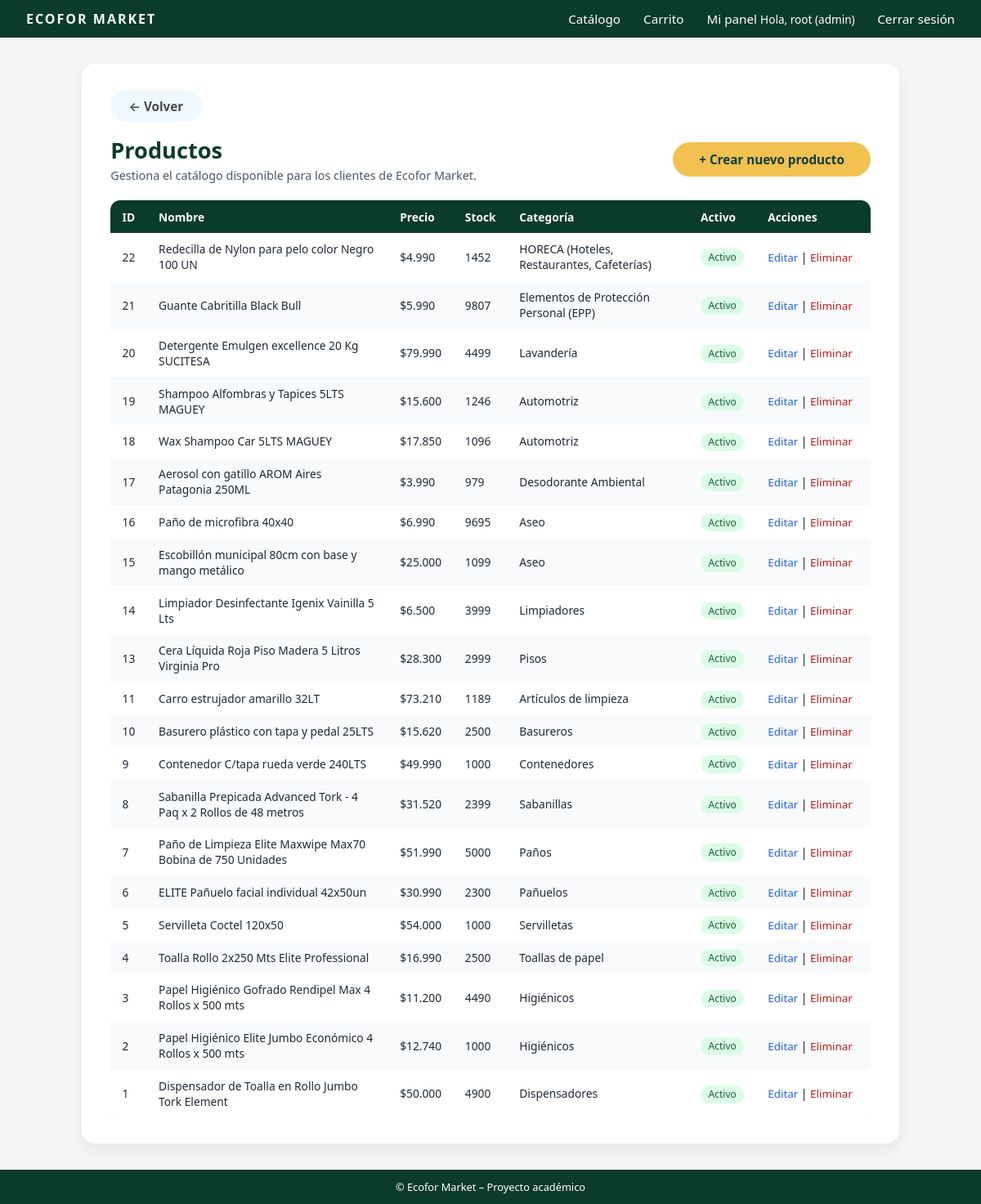
The page /productos/admin-lista/ (signed in) on the database as committed earlier.
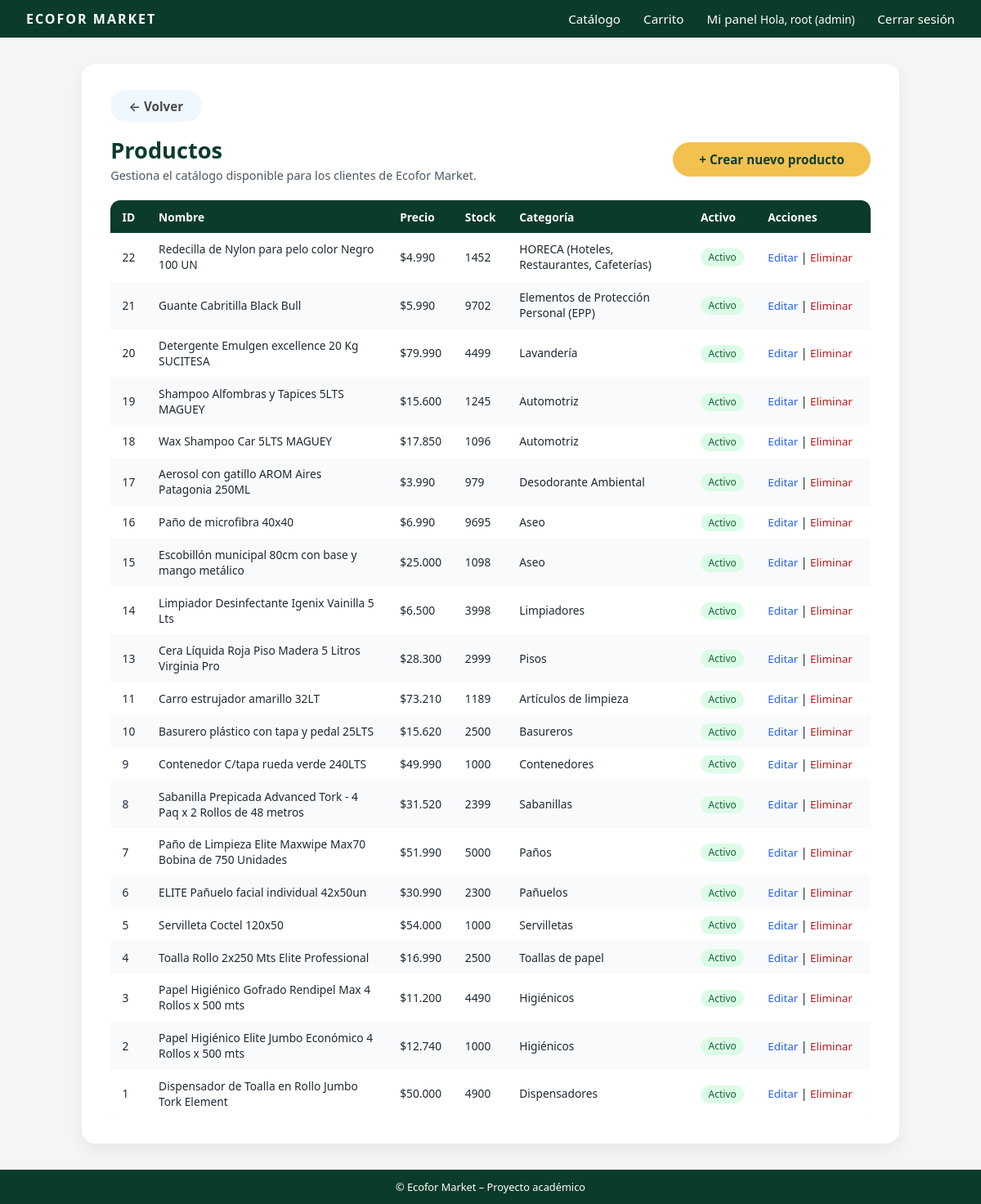
The same page on the database as committed later.
### productos/models.py (models this page shows, shortened)
class Producto(models.Model):
    CATEGORIAS = [
        ("Papelería y Dispensadores", (
            ("higienicos", "Higiénicos"),
            ("toallas_papel", "Toallas de papel"),
            ("servilletas", "Servilletas"),
            ("panuelos", "Pañuelos"),
            ("panos", "Paños"),
            ("sabanillas", "Sabanillas"),
            ("dispensadores", "Dispensadores"),
        )),
        ("Artículos de Aseo", (
            ("contenedores", "Contenedores"),
            ("basureros", "Basureros"),
            ("articulos_limpieza", "Artículos de limpieza"),
            ("aseo", "Aseo"),
        )),
        ("Productos Químicos", (
            ("pisos", "Pisos"),
            ("limpiadores", "Limpiadores"),
            ("desodorante", "Desodorante Ambiental"),
            ("automotriz", "Automotriz"),
            ("lavanderia", "Lavandería"),
        )),
        ("Seguridad y Horeca", (
            ("epp", "Elementos de Protección Personal (EPP)"),
            ("horeca", "HORECA (Hoteles, Restaurantes, Cafeterías)"),
        )),
    ]
    nombre = models.CharField(max_length=100)
    descripcion = models.TextField(blank=True, verbose_name="Descripción")
    precio = models.PositiveIntegerField(verbose_name="Precio")
    stock = models.PositiveIntegerField(default=0)
    categoria = models.CharField(max_length=50, choices=CATEGORIAS, default="limpiadores")
    activo = models.BooleanField(default=True)
    descuento = models.IntegerField(default=0, verbose_name="Descuento (%)")
    imagen = models.ImageField(
        upload_to="productos/",
        blank=True,
        null=True,
        verbose_name="Imagen del producto"
    )
    creado = models.DateTimeField(auto_now_add=True)
    actualizado = models.DateTimeField(auto_now=True)
    class Meta:
        verbose_name = "Producto"
        verbose_name_plural = "Productos"
        ordering = ["-creado"]

### usuarios/decoradores.py (the view)
        def _wrapped_view(request, *args, **kwargs):
            user = request.user
            if not user.is_authenticated:
                return redirect("login")
            if user.is_superuser:
                return view_func(request, *args, **kwargs)
            if user.tipo_cliente not in roles_permitidos:
                raise PermissionDenied
            return view_func(request, *args, **kwargs)

### core/templatetags/formatos.py (called while the page is built)
@register.filter
def clp(value):
    if value is None:
        return "$0"
    try:
        value = int(value)
        return "${:,.0f}".format(value).replace(",", ".")
    except (ValueError, TypeError):
        return "$0"

### productos/views.py (called while the page is built)
@admin_required
def listar_productos(request):
    productos = Producto.objects.all().order_by('-creado')
    return render(request, "productos/listar.html", {"productos": productos})

### usuarios/decoradores.py (called while the page is built)
def rol_requerido(roles_permitidos):
    def decorator(view_func):
        def _wrapped_view(request, *args, **kwargs):
            user = request.user
            if not user.is_authenticated:
                return redirect("login")
            if user.is_superuser:
                return view_func(request, *args, **kwargs)
            if user.tipo_cliente not in roles_permitidos:
                raise PermissionDenied
            return view_func(request, *args, **kwargs)
        return _wrapped_view
    return decorator

### productos/templates/productos/listar.html (shortened to what this page needs)
{% extends 'core/base.html' %}
{% load formatos %}
{% block content %}
<div class="admin-page-container">
  <div class="admin-card">
    <a href="{% url 'dashboard' %}" class="btn btn-secondary"
      style="
            display: inline-flex;
            align-items: center;
            gap: 6px;
            text-decoration: none;
            color: #000000b3;
            font-weight: 600;
            margin-bottom: 1rem;
            background-color: aliceblue;
      ">
    ← Volver
    </a>
    <div class="admin-header">
      <div>
        <h1 class="admin-title">Productos</h1>
        <p class="admin-subtitle">
          Gestiona el catálogo disponible para los clientes de Ecofor Market.
        </p>
      </div>
      <div>
        <a href="{% url 'crear_producto' %}" class="btn btn-primary">
          + Crear nuevo producto
        </a>
      </div>
    </div>
    {% if productos %}
      <div class="admin-table-wrapper">
        <table class="admin-table">
          <thead>
            <tr>
              <th>ID</th>
              <th>Nombre</th>
              <th>Precio</th>
              <th>Stock</th>
              <th>Categoría</th>
              <th>Activo</th>
              <th style="width:140px;">Acciones</th>
            </tr>
          </thead>
          <tbody>
            {% for p in productos %}
            <tr>
              <td>{{ p.id }}</td>
              <td>{{ p.nombre }}</td>
              <td>{{ p.precio|clp }}</td>
              <td>{{ p.stock }}</td>
              <td>{{ p.get_categoria_display }}</td>
              <td>
                {% if p.activo %}
                  <span class="badge-status badge-ok">Activo</span>
                {% else %}
                  <span class="badge-status badge-off">Inactivo</span>
                {% endif %}
              </td>
              <td>
                <a href="{% url 'editar_producto' p.id %}" class="admin-link">
                  Editar
                </a>
                |
                <a href="{% url 'eliminar_producto' p.id %}" class="admin-link admin-link-danger">
                  Eliminar
                </a>
              </td>
            </tr>
            {% endfor %}
          </tbody>
        </table>
      </div>
    {% else %}
      <p>No hay productos registrados.</p>
    {% endif %}
  </div>
</div>
{% endblock %}

Rows that differ between the two databases and show on the page:
changed Producto "Guante Cabritilla Black Bull": stock "9807" → "9702"
changed Producto "Shampoo Alfombras y Tapices 5LTS MAGUEY": stock "1246" → "1245"
changed Producto "Escobillón municipal 80cm con base y mango metálico": stock "1099" → "1098"
changed Producto "Limpiador Desinfectante Igenix Vainilla 5 Lts": stock "3999" → "3998"
